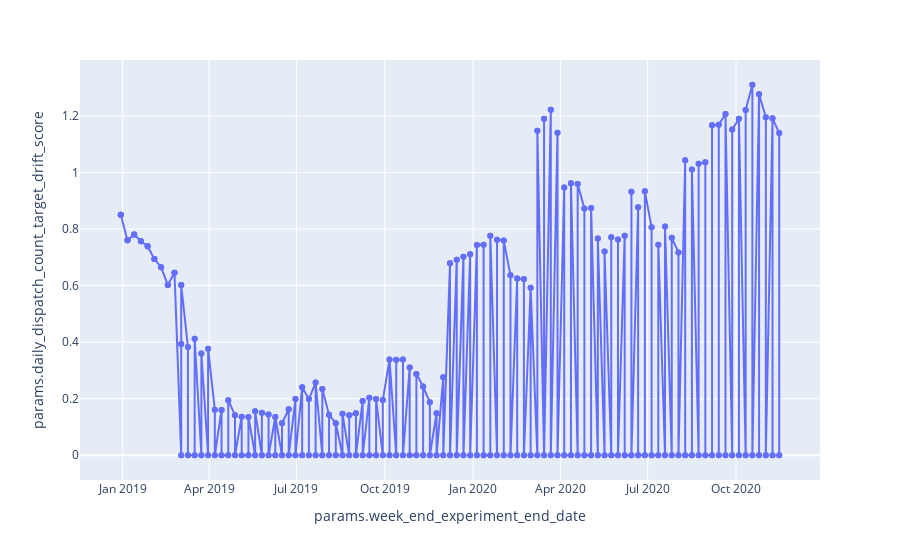

Here is the notebook cell this chart was saved with:
### Code cell
fig = px.line(drift_detected_experiment_results,  y='params.daily_dispatch_count_target_drift_score', markers=True)
fig.show()

### Figure 1 — Plotly figure (JSON) as saved in the notebook; plotly's stock layout.template omitted (floating-point values rounded to 4 significant figures; data arrays with more than 128 entries replaced by an {"elided": "..."} marker saying what was removed)
{"data": [{"hovertemplate": "params.week_end_experiment_end_date=%{x}<br>params.daily_dispatch_count_target_drift_score=%{y}<extra></extra>", "legendgroup": "", "line": {"color": "#636efa", "dash": "solid"}, "marker": {"symbol": "circle"}, "mode": "lines+markers", "name": "", "orientation": "v", "showlegend": false, "type": "scatter", "x": {"elided": "391 str values"}, "xaxis": "x", "y": {"elided": "391 float values"}, "yaxis": "y"}], "layout": {"legend": {"tracegroupgap": 0}, "margin": {"t": 60}, "xaxis": {"anchor": "y", "domain": [0, 1], "title": {"text": "params.week_end_experiment_end_date"}}, "yaxis": {"anchor": "x", "domain": [0, 1], "title": {"text": "params.daily_dispatch_count_target_drift_score"}}}}
